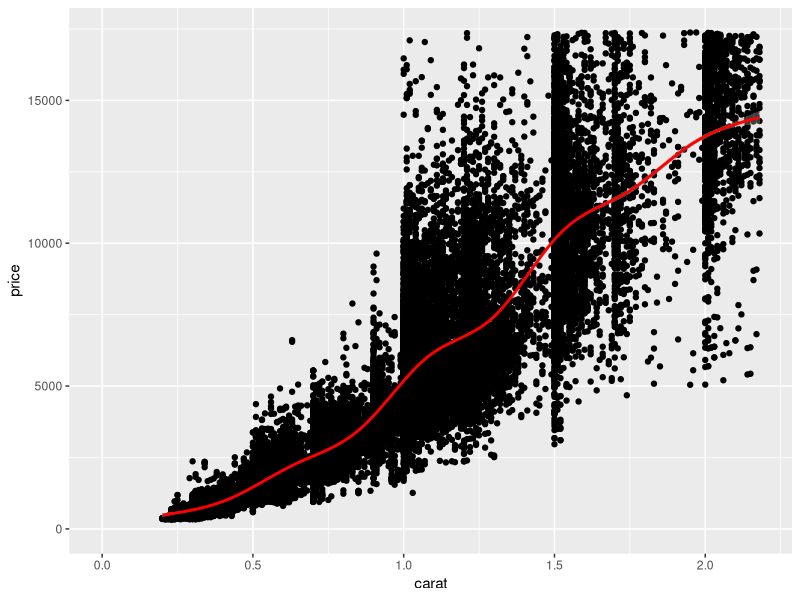
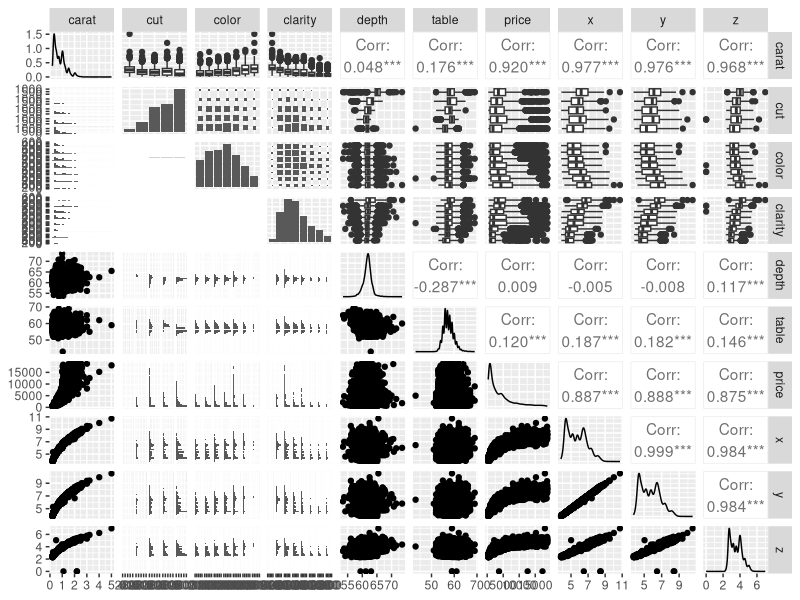
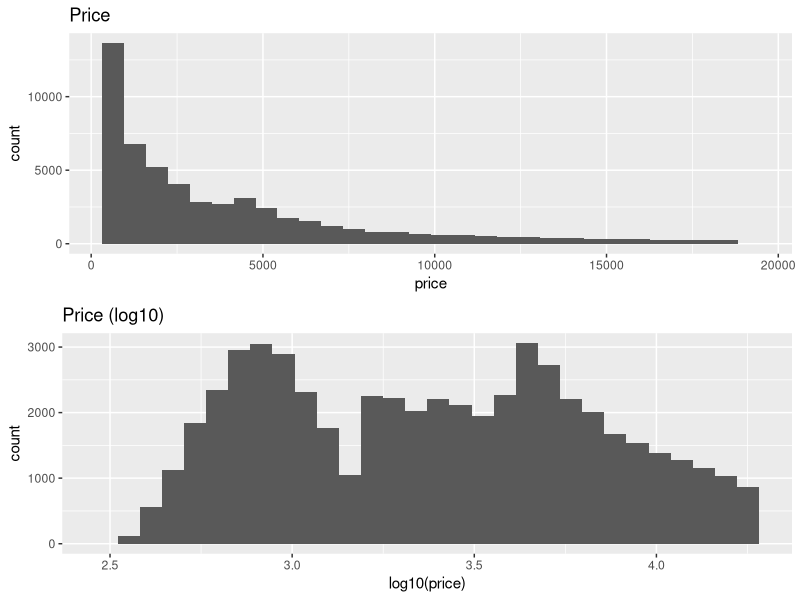
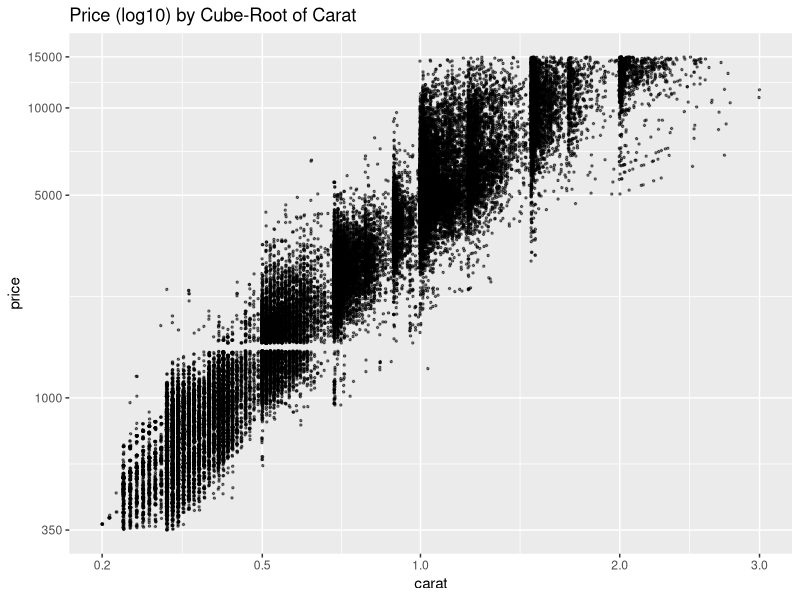
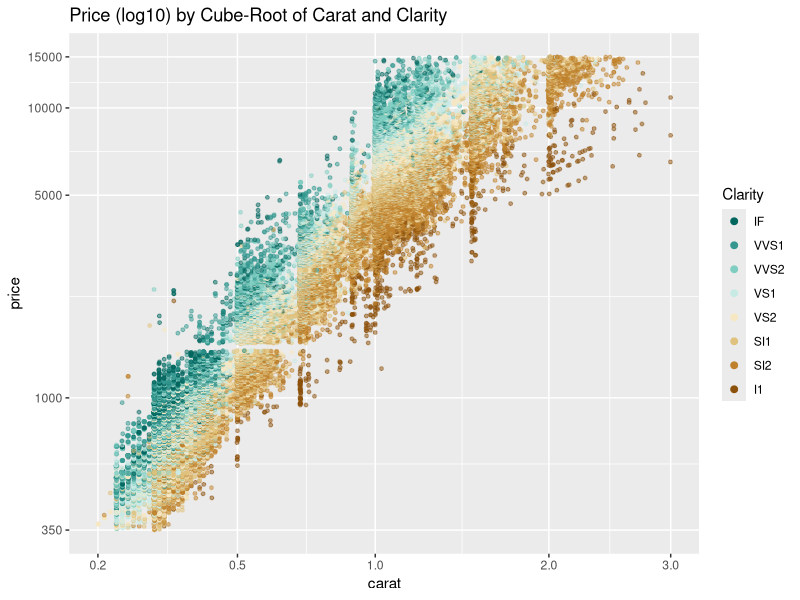
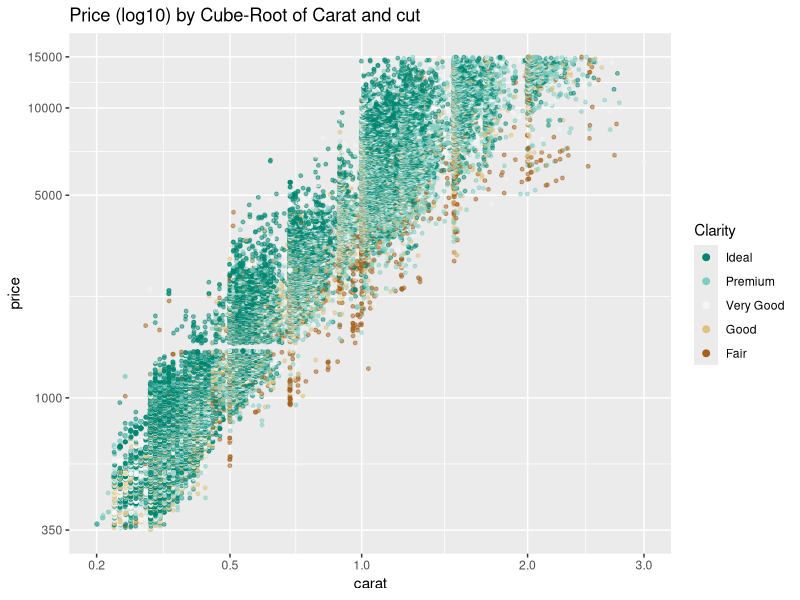

These charts were generated, in order, by the following R code:
# Let's consider the price of a diamond and it's carat weight.
# Create a scatterplot of price (y) vs carat weight (x).install.packages('ggplot2')

library(ggplot2)
data(diamonds)

#Create a scatterplot of price (y) vs carat weight (x).
ggplot(aes(x=carat,y=price),data=diamonds)+
  geom_point()+
  xlim(0,quantile(diamonds$carat,0.99))+
  ylim(0,quantile(diamonds$price,0.99))+
  geom_smooth(color='red')


#ggpairs function
install.packages('GGally')
install.packages('scales')
install.packages('memisc')
install.packages('lattice')
install.packages('MASS')
install.packages('car')

library(GGally)
library(scales)
library(memisc)
library(lattice)
library(MASS)
library(car)

set.seed(2000)

diamond_samp <- diamonds[sample(1:length(diamonds$price),10000),]

ggpairs(diamond_samp)

# Create two histograms of the price variable and place them side by side on one output image.

# The first plot should be a histogram of price and the second plot should transform
# the price variable using log10.

library(gridExtra)

plot1 <- ggplot(aes(x=price),data=diamonds)+
  geom_histogram()+
  ggtitle('Price')

plot2 <- ggplot(aes(x=log10(price)),data=diamonds)+
  geom_histogram()+
  ggtitle('Price (log10)')

grid.arrange(plot1,plot2)


# Add a layer to adjust the features of the scatterplot. Set the transparency to one half,
# the size to three-fourths, and jitter the points.

?diamonds

cuberoot_trans = function() trans_new('cuberoot',
                                         transform = function(x) x^(1/3),
                                         inverse = function(x) x^3)


ggplot(aes(carat, price), data = diamonds) + 
  geom_point(alpha=0.5,size=0.5,position = 'jitter') + 
  scale_x_continuous(trans = cuberoot_trans(), limits = c(0.2, 3),
                     breaks = c(0.2, 0.5, 1, 2, 3)) + 
  scale_y_continuous(trans = log10_trans(), limits = c(350, 15000),
                     breaks = c(350, 1000, 5000, 10000, 15000)) +
  ggtitle('Price (log10) by Cube-Root of Carat')



# Adjust the code below to color the points by clarity.
# A layer called scale_color_brewer() has been added to adjust the legend and provide custom colors.

library(RColorBrewer)

ggplot(aes(x = carat, y = price,color=clarity), data = diamonds) + 
  geom_point(alpha = 0.5, size = 1, position = 'jitter') +
  scale_color_brewer(type = 'div',
                     guide = guide_legend(title = 'Clarity', reverse = T,
                                          override.aes = list(alpha = 1, size = 2))) +  
  scale_x_continuous(trans = cuberoot_trans(), limits = c(0.2, 3),
                     breaks = c(0.2, 0.5, 1, 2, 3)) + 
  scale_y_continuous(trans = log10_trans(), limits = c(350, 15000),
                     breaks = c(350, 1000, 5000, 10000, 15000)) +
  ggtitle('Price (log10) by Cube-Root of Carat and Clarity')


# Adjust the code below to color the points by cut.Change any other parts of the code as needed.

ggplot(aes(x = carat, y = price, color = cut), data = diamonds) + 
  geom_point(alpha = 0.5, size = 1, position = 'jitter') +
  scale_color_brewer(type = 'div',
                     guide = guide_legend(title = 'Clarity', reverse = T,
                                          override.aes = list(alpha = 1, size = 2))) +  
  scale_x_continuous(trans = cuberoot_trans(), limits = c(0.2, 3),
                     breaks = c(0.2, 0.5, 1, 2, 3)) + 
  scale_y_continuous(trans = log10_trans(), limits = c(350, 15000),
                     breaks = c(350, 1000, 5000, 10000, 15000)) +
  ggtitle('Price (log10) by Cube-Root of Carat and cut')
